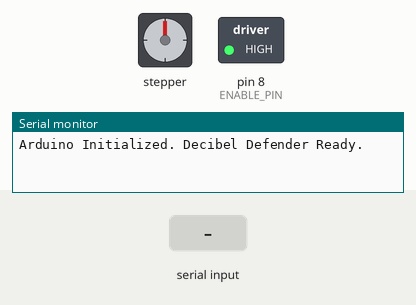
Bench run of a sketch on a simulated Arduino Uno, built with avr-gcc and run on an emulated ATmega328P. On the bench: stepper motor, switched loads named in the sketch (green lamp = pin HIGH), the last lines printed to the serial monitor. The inputs (shaded band) are chosen by the test bench. Stepper angles assume 200 steps per turn.

Above: at 1.2 s.
1.3 s: "CLOSE\n" received over Serial
At 1.45 s:
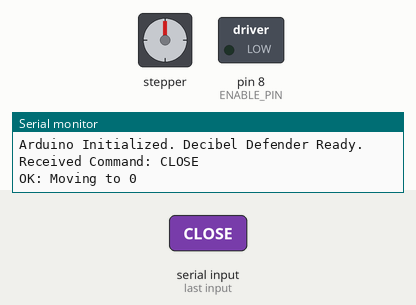
4.3 s: "OPEN\n" received over Serial
7.3 s: "GOTO:\n" received over Serial
At 7.48 s:
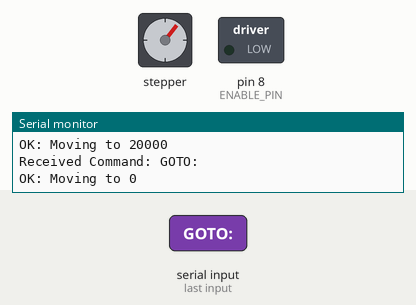
10.3 s: "GOTO:90\n" received over Serial
13.3 s: "GOTO:,45\n" received over Serial
At 37.0 s:
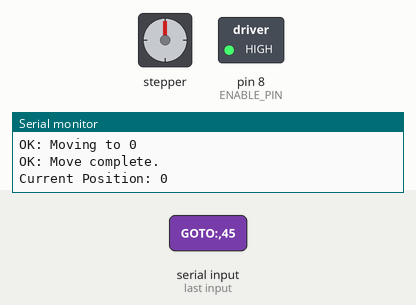
Timing chart, 0 to 37.6 s (numbered marks = the images above; inputs shaded):
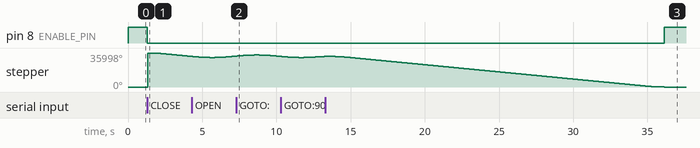

Measured:
- after the input at 1.3 s, pin 8 (ENABLE_PIN): HIGH → LOW at once; stepper: turns 35998° clockwise in 0.00 s, then 3631° counter-clockwise in 2.9 s
- after the input at 7.3 s, pin 8 (ENABLE_PIN): stays LOW (without the input it goes to HIGH after 2.7 s)
- after the input at 13.3 s, pin 8 (ENABLE_PIN): LOW → HIGH after 22.8 s instead of 0.28 s

The sketch:

Arduino.ino
```cpp
/*
  Decibel Defender - Automatic Curtain Controller

  This sketch controls a stepper motor to open and close a curtain based on
  commands received over the serial port.

  It is designed to work with the Decibel Defender web application, which can
  connect directly to the Arduino using the Web Serial API.

  Hardware:
  - Arduino Uno (or compatible)
  - CNC Shield v3
  - A4988 Stepper Driver (on the X-axis)
  - NEMA 17 Stepper Motor
  - 12V Power Supply for the CNC Shield
*/

#include <AccelStepper.h>

// =================================================================
// == Configuration
// =================================================================

// The AccelStepper library uses the CNC Shield's default pins for the X-axis.
// Step pin: D2
// Direction pin: D5
const int STEP_PIN = 2;
const int DIR_PIN = 5;

// This is the "Enable" pin on the CNC Shield.
// When this pin is HIGH, the driver is disabled, letting the motor cool down.
// When LOW, the driver is enabled and holds the motor's position.
const int ENABLE_PIN = 8;

// --- Motor Movement Settings ---
const float MOTOR_ACCELERATION = 800.0;
const float MOTOR_MAX_SPEED = 1000.0;

// --- Curtain Calibration ---
// This is the default total number of steps for the motor to travel from
// fully closed to fully open. This can be updated on-the-fly by sending
// the command "SET_STEPS:<number>" from the serial monitor or web UI.
long totalStepsForCurtain = 20000;

// =================================================================
// == Global Variables
// =================================================================

// Create an instance of the AccelStepper library.
// The "1" signifies that we are using a driver with STEP and DIR pins.
AccelStepper stepper(1, STEP_PIN, DIR_PIN);

// Enum to manage the motor's state.
enum MotorState {
  IDLE,
  MOVING,
  STOP_REQUESTED
};
MotorState motorState = IDLE;

// String to store incoming serial data.
String serialData;
bool isSerialDataComplete = false;

// =================================================================
// == Motor Control Functions
// =================================================================

// Enables the stepper driver, allowing it to move and hold position.
// This is called right before a move starts.
void enableMotor() {
  digitalWrite(ENABLE_PIN, LOW); // LOW = Enabled
  delay(10); // Small delay to ensure the driver is ready
}

// Disables the stepper driver. The motor will stop holding its position
// and cool down. This is called when the motor is idle.
void disableMotor() {
  digitalWrite(ENABLE_PIN, HIGH); // HIGH = Disabled
}

// Moves the curtain to a target position.
// This function is non-blocking. The main loop will handle the movement.
void goToPosition(long newPosition) {
  // Ensure the target position is within the valid range (0 to totalStepsForCurtain)
  newPosition = constrain(newPosition, 0, totalStepsForCurtain);

  enableMotor(); // Power up the motor before moving.
  stepper.moveTo(newPosition);
  motorState = MOVING;

  Serial.print("OK: Moving to ");
  Serial.println(newPosition);
}

// =================================================================
// == Setup
// =================================================================

void setup() {
  // Start the serial communication at 9600 baud.
  Serial.begin(9600);
  Serial.println("Arduino Initialized. Decibel Defender Ready.");

  // Configure the enable pin as an output.
  pinMode(ENABLE_PIN, OUTPUT);

  // Set motor parameters.
  stepper.setMaxSpeed(MOTOR_MAX_SPEED);
  stepper.setAcceleration(MOTOR_ACCELERATION);

  // Set the initial state of the motor. We assume it starts fully open (at max steps).
  // This allows us to immediately send a "CLOSE" command without needing to home first.
  stepper.setCurrentPosition(totalStepsForCurtain);

  // Start with the motor disabled to keep it cool.
  disableMotor();
}

// =================================================================
// == Main Loop
// =================================================================

void loop() {
  // Check for and process any incoming serial commands.
  handleSerialCommands();

  // If the motor is supposed to be moving, run the stepper motor control.
  if (motorState == MOVING) {
    // If a stop was requested, stop the motor immediately.
    if (motorState == STOP_REQUESTED) {
      stepper.stop();
      motorState = IDLE;
      disableMotor();
      Serial.println("OK: Motor stopped.");
      return;
    }

    // If the motor has reached its target position...
    if (stepper.distanceToGo() == 0) {
      motorState = IDLE;
      disableMotor(); // Disable motor to let it cool down.
      Serial.println("OK: Move complete.");
      Serial.print("Current Position: ");
      Serial.println(stepper.currentPosition());
    } else {
      // Otherwise, continue running the motor.
      stepper.run();
    }
  }
}

// =================================================================
// == Serial Command Handling
// =================================================================

void handleSerialCommands() {
  // Read any available serial data.
  while (Serial.available()) {
    char inChar = (char)Serial.read();
    serialData += inChar;
    // A newline character indicates the end of a command.
    if (inChar == '\n') {
      isSerialDataComplete = true;
    }
  }

  // If a complete command has been received...
  if (isSerialDataComplete) {
    serialData.trim(); // Remove any whitespace.

    if (serialData.length() > 0) {
      Serial.print("Received Command: ");
      Serial.println(serialData);

      // --- Process Commands ---

      if (serialData.equalsIgnoreCase("OPEN")) {
        goToPosition(totalStepsForCurtain);
      }
      else if (serialData.equalsIgnoreCase("CLOSE")) {
        goToPosition(0);
      }
      else if (serialData.equalsIgnoreCase("STOP")) {
        motorState = STOP_REQUESTED;
      }
      else if (serialData.startsWith("GOTO:")) {
        // Extracts the percentage value after "GOTO:"
        int percentage = serialData.substring(5).toInt();
        percentage = constrain(percentage, 0, 100); // Ensure percentage is between 0 and 100
        long targetPosition = map(percentage, 0, 100, 0, totalStepsForCurtain);
        goToPosition(targetPosition);
      }
      else if (serialData.startsWith("SET_STEPS:")) {
        // Extracts the new total steps value and updates the setting.
        long newTotalSteps = serialData.substring(10).toInt();
        if (newTotalSteps > 0) {
          totalStepsForCurtain = newTotalSteps;
          Serial.print("OK: Total steps updated to ");
          Serial.println(totalStepsForCurtain);
          // Optional: You might want to update current position if curtain state is known
          // For simplicity, we just update the limit. A re-calibration might be needed.
        } else {
          Serial.println("ERROR: Invalid steps value.");
        }
      }
      else {
        Serial.println("ERROR: Unknown command.");
      }
    }

    // Reset for the next command.
    serialData = "";
    isSerialDataComplete = false;
  }
}
```
